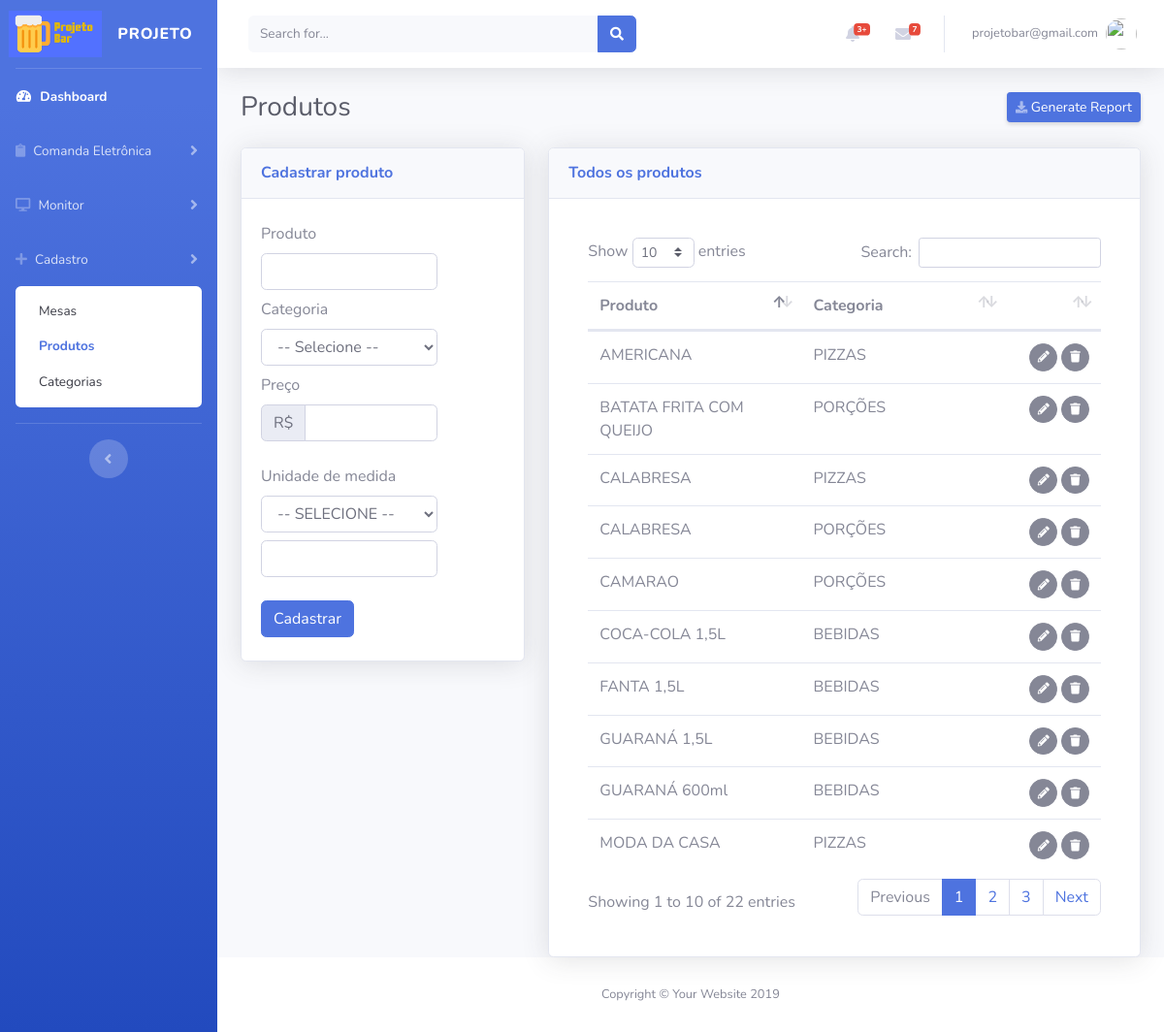
The page /views/produtos/Cadastrar.php (signed in) on the database as committed earlier.
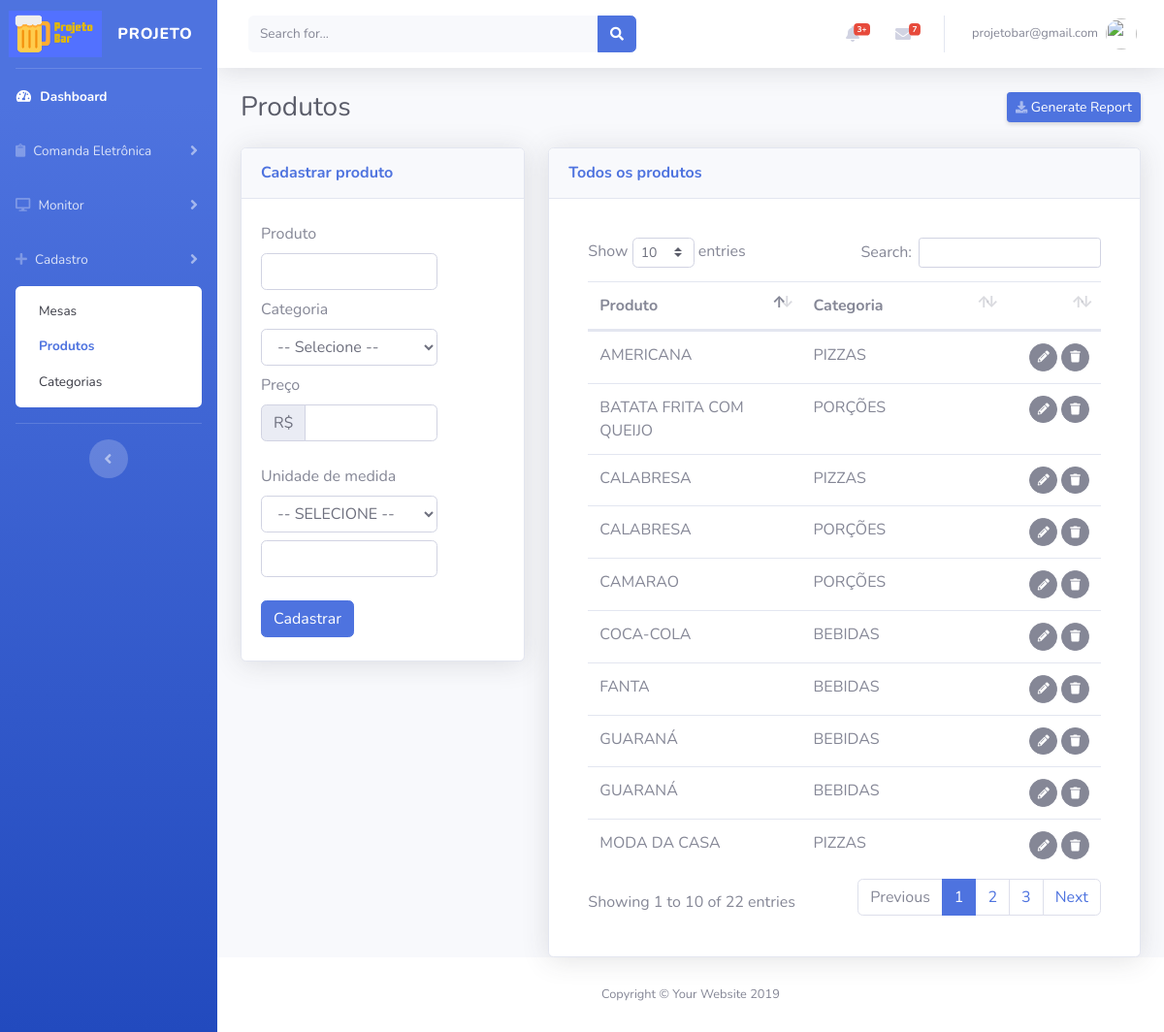
The same page on the database as committed later.
### tables this page shows
CREATE TABLE IF NOT EXISTS `produtos` (
  `id` int(11) NOT NULL AUTO_INCREMENT,
  `produto` varchar(200) NOT NULL,
  `categoria` int(11) NOT NULL COMMENT 'FK',
  `unidade_medida` int(11) NOT NULL COMMENT 'FK',
  `medida` double NOT NULL,
  `preco` double NOT NULL,
  `usuario` int(11) NOT NULL COMMENT 'FK',
  `cadastro` datetime NOT NULL,
  `modificado` datetime NOT NULL,
  PRIMARY KEY (`id`)
);

CREATE TABLE IF NOT EXISTS `categorias` (
  `id` int(11) NOT NULL AUTO_INCREMENT,
  `categoria` varchar(200) NOT NULL,
  `usuario` int(11) NOT NULL COMMENT 'FK',
  `cadastro` datetime NOT NULL,
  `modificado` datetime NOT NULL,
  PRIMARY KEY (`id`)
);

### views/produtos/templates/FormularioExibir.php (the view, shortened to what this page needs)
<div class="card shadow mb-12" id="cardFormularioExibir" style="display:none;">
  <div class="card-header py-3">
    <h6 class="m-0 font-weight-bold text-primary">Todos os produtos</h6>
  </div>
  <div class="card-body">
    <?php
    $sql="
    SELECT
    a.id,
    a.produto,
    b.categoria
    FROM produtos a
    LEFT JOIN categorias b on (a.categoria=b.id) order by produto ASC";
    if ($result=mysqli_query($conecta,$sql))
    {
      ?>
      <div class="card-body">
        <div class="table-responsive">
          <table class="table cell-border table-hover" id="dataTable" width="100%" cellspacing="0">
            <thead>
              <tr>
                <th>Produto</th>
                <th>Categoria</th>
                <th></th>
              </tr>
            </thead>
            <tfoot>
              <tbody>
                <?php
                while ($row=mysqli_fetch_assoc($result))
                {
                 ?>
                 <tr>
                  <td><?php echo $row['produto'];?></td>
                  <td><?php echo $row['categoria'];?></td>
                  <td align="right">
                    <span id="acoes">
                      <button class="btn btn-secondary btn-circle btn-sm botaoEditarProdutoTransicao" idproduto="<?=$row['id']?>">
                        <i class="fas fa-pencil-alt"></i></button>
                        <button class="btn btn-secondary btn-circle btn-sm botaoExcluirProdutoTransicao" data-toggle="modal" data-target="#modalExcluirProduto" idproduto="<?=$row['id']?>"> <i class="fas fa-trash"></i>
                        </span>
                      </td>
                    </tr>
                    <?php
                  }
                  ?>
                </tbody>
              </table>
            </div>
          </div>
          <?php
        }
        ?>
      </div>
    </div>

Rows that differ between the two databases and show on the page:
changed produtos: produto "COCA-COLA 1,5L" → "COCA-COLA"
changed produtos: produto "FANTA 1,5L" → "FANTA"
changed produtos (number 8 of 10 on the later page): produto "GUARANÁ 1,5L" → "GUARANÁ"
changed produtos (number 9 of 10 on the later page): produto "GUARANÁ 600ml" → "GUARANÁ"
